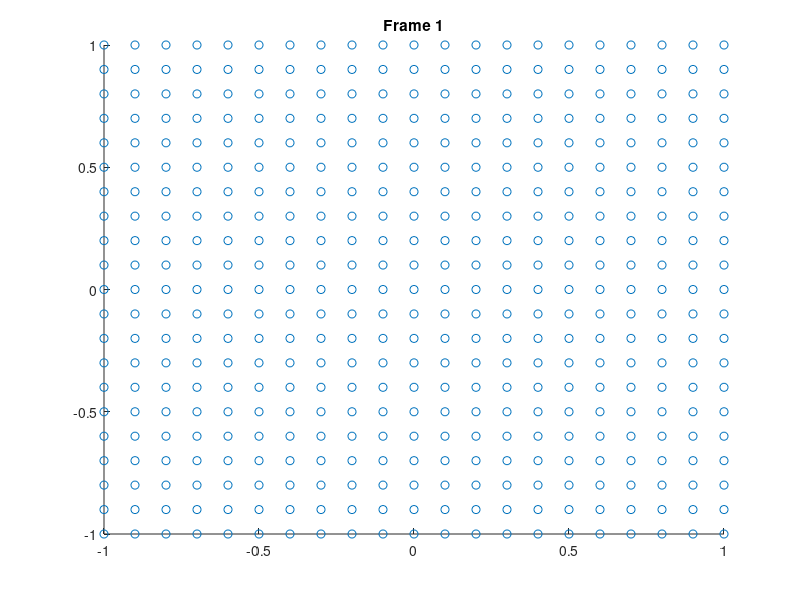
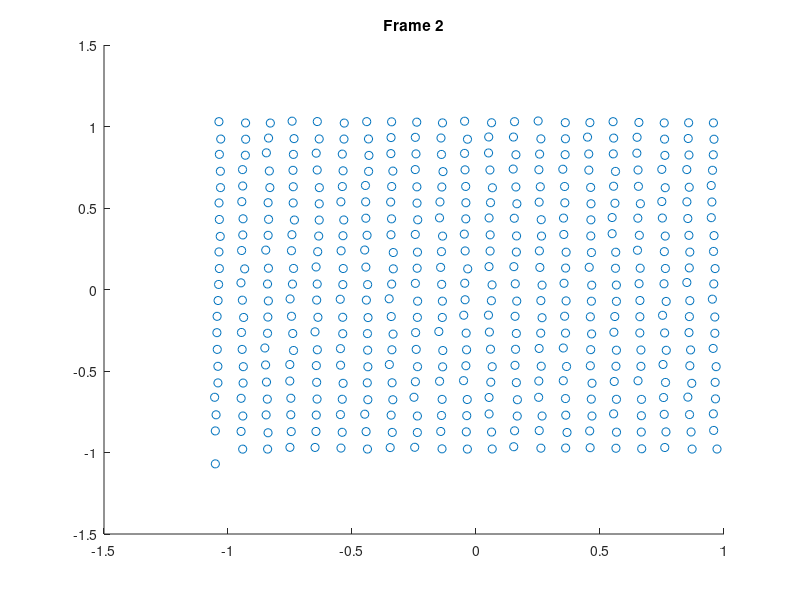

The MATLAB source for these figures, in order: (Note: this script raises an error after producing the figures.)
% this generates synthetic feature correspondences and tests the
% fundamental matrix calculator

K = [300, 0, 600; 0, 300, 600; 0, 0, 1];
invK = inv(K);
features1 = []; % random pixel vector

for x = (-1:0.1:1)
    for y = (-1:0.1:1)
        px = [x;y;1];
        features1 = [features1, px(1:2, 1)];
    end
end

R = rotx(pi/8);
t = [-0.1;0.1;0];

features2 = [];

% generate correspondences
for index = (1:length(features1(1, :)))
    bearing = [features1(1:2, index); 1];
    % generate random Z
    z =  2 + rand * 1;
    
    pt = z * bearing;
    
    ptTrans = R*pt + t;
    
    bearingTrans = ptTrans / ptTrans(3);
    
    px2 = bearingTrans;
    
    features2 = [features2, px2(1:2, 1)];
end


% compute the theoretical F
Rinv = R';
tinv = -R'*t;

a = t;
skewT = [0, -a(3), a(2); 
        a(3), 0, -a(1); 
        -a(2), a(1), 0];

F = skewT * R

% manually perturb some correspondences.
features2(1:2, 1) = features2(1:2, 1) + [0;-0.1];

% draw the two frames
scatter(features1(1, :), features1(2, :))
title('Frame 1')

figure
scatter(features2(1, :), features2(2, :))
title('Frame 2')



[F_fit, chi2avg, inliers] = computeFundamentalMatrixRANSAC(features1, features2, 20, 1e-3);

F_fit
chi2avg
inliers(1)
